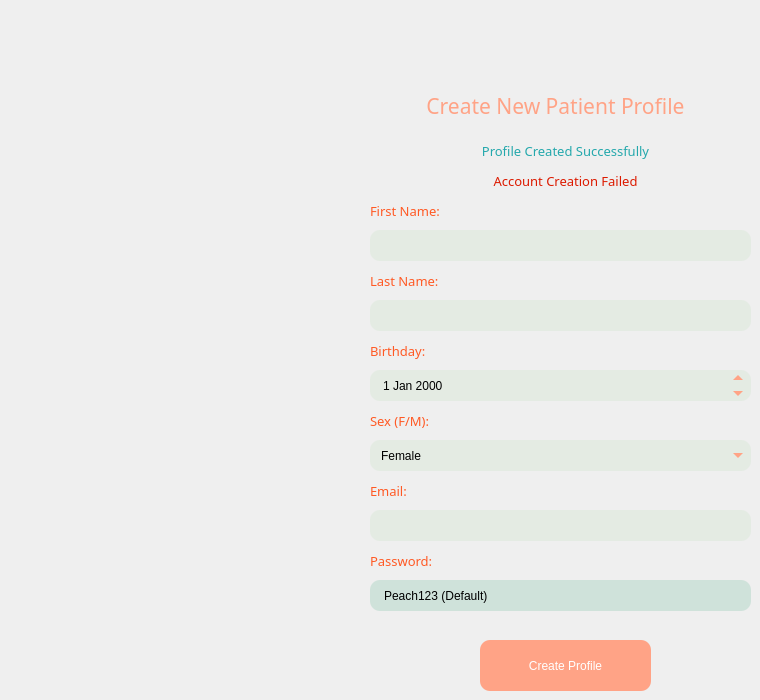
       <widget class="QWidget" name="add_pg">
        <widget class="QLineEdit" name="lastname_patient">
         <property name="geometry">
          <rect>
           <x>370</x>
           <y>300</y>
           <width>381</width>
           <height>31</height>
          </rect>
         </property>
         <property name="styleSheet">
          <string notr="true">background-color: rgb(228, 235, 227);
border-radius: 10px;
font: 57 9pt &quot;Montserrat Medium&quot;;
padding-left: 11px;</string>
         </property>
        </widget>
        <widget class="QLabel" name="label_6">
         <property name="geometry">
          <rect>
           <x>370</x>
           <y>200</y>
           <width>121</width>
           <height>21</height>
          </rect>
         </property>
         <property name="font">
          <font>
           <family>Montserrat SemiBold</family>
           <pointsize>10</pointsize>
           <weight>10</weight>
           <italic>false</italic>
           <bold>false</bold>
          </font>
         </property>
         <property name="styleSheet">
          <string notr="true">color: rgb(255, 89, 36);
font: 81 10pt &quot;Montserrat SemiBold&quot;;</string>
         </property>
         <property name="text">
          <string>First Name:</string>
         </property>
        </widget>
        <widget class="QLabel" name="label_7">
         <property name="geometry">
          <rect>
           <x>370</x>
           <y>480</y>
           <width>121</width>
           <height>21</height>
          </rect>
         </property>
         <property name="font">
          <font>
           <family>Montserrat SemiBold</family>
           <pointsize>10</pointsize>
           <weight>10</weight>
           <italic>false</italic>
           <bold>false</bold>
          </font>
         </property>
         <property name="styleSheet">
          <string notr="true">color: rgb(255, 89, 36);
font: 81 10pt &quot;Montserrat SemiBold&quot;;</string>
         </property>
         <property name="text">
          <string>Email:</string>
         </property>
        </widget>
        <widget class="QLineEdit" name="firstname_patient">
         <property name="geometry">
          <rect>
           <x>370</x>
           <y>230</y>
           <width>381</width>
           <height>31</height>
          </rect>
         </property>
         <property name="styleSheet">
          <string notr="true">background-color: rgb(228, 235, 227);
border-radius: 10px;
font: 57 9pt &quot;Montserrat Medium&quot;;
padding-left: 11px;</string>
         </property>
        </widget>
        <widget class="QLabel" name="label_3">
         <property name="geometry">
          <rect>
           <x>370</x>
           <y>550</y>
           <width>121</width>
           <height>21</height>
          </rect>
         </property>
         <property name="font">
          <font>
           <family>Montserrat SemiBold</family>
           <pointsize>10</pointsize>
           <weight>10</weight>
           <italic>false</italic>
           <bold>false</bold>
          </font>
         </property>
         <property name="styleSheet">
          <string notr="true">color: rgb(255, 89, 36);
font: 81 10pt &quot;Montserrat SemiBold&quot;;</string>
         </property>
         <property name="text">
          <string>Password:</string>
         </property>
        </widget>
        <widget class="QLineEdit" name="email_patient">
         <property name="geometry">
          <rect>
           <x>370</x>
           <y>510</y>
           <width>381</width>
           <height>31</height>
          </rect>
         </property>
         <property name="styleSheet">
          <string notr="true">background-color: rgb(228, 235, 227);
border-radius: 10px;
font: 57 9pt &quot;Montserrat Medium&quot;;
padding-left: 11px;</string>
         </property>
        </widget>
        <widget class="QLabel" name="label_8">
         <property name="geometry">
          <rect>
           <x>370</x>
           <y>340</y>
           <width>221</width>
           <height>21</height>
          </rect>
         </property>
         <property name="font">
          <font>
           <family>Montserrat SemiBold</family>
           <pointsize>10</pointsize>
           <weight>10</weight>
           <italic>false</italic>
           <bold>false</bold>
          </font>
         </property>
         <property name="styleSheet">
          <string notr="true">color: rgb(255, 89, 36);
font: 81 10pt &quot;Montserrat SemiBold&quot;;</string>
         </property>
         <property name="text">
          <string>Birthday:</string>
         </property>
        </widget>
        <widget class="QLabel" name="label_5">
         <property name="geometry">
          <rect>
           <x>370</x>
           <y>270</y>
           <width>121</width>
           <height>21</height>
          </rect>
         </property>
         <property name="font">
          <font>
           <family>Montserrat SemiBold</family>
           <pointsize>10</pointsize>
           <weight>10</weight>
           <italic>false</italic>
           <bold>false</bold>
          </font>
         </property>
         <property name="styleSheet">
          <string notr="true">color: rgb(255, 89, 36);
font: 81 10pt &quot;Montserrat SemiBold&quot;;</string>
         </property>
         <property name="text">
          <string>Last Name:</string>
         </property>
        </widget>
        <widget class="QPushButton" name="createprofile">
         <property name="geometry">
          <rect>
           <x>480</x>
           <y>640</y>
           <width>171</width>
           <height>51</height>
          </rect>
         </property>
         <property name="styleSheet">
          <string notr="true">background-color: rgb(255, 163, 134);
color: rgb(255, 255, 255);
border-radius: 10px;
font: 57 10pt &quot;Montserrat ExtraBold&quot;;</string>
         </property>
         <property name="text">
          <string>Create Profile</string>
         </property>
        </widget>
        <widget class="QLabel" name="Title">
         <property name="geometry">
          <rect>
           <x>360</x>
           <y>70</y>
           <width>391</width>
           <height>71</height>
          </rect>
         </property>
         <property name="font">
          <font>
           <family>Montserrat SemiBold</family>
           <pointsize>16</pointsize>
           <weight>7</weight>
           <italic>false</italic>
           <bold>false</bold>
          </font>
         </property>
         <property name="styleSheet">
          <string notr="true">color: rgb(255, 163, 134);
font: 63 16pt &quot;Montserrat SemiBold&quot;;</string>
         </property>
         <property name="text">
          <string>Create New Patient Profile</string>
         </property>
         <property name="alignment">
          <set>Qt::AlignCenter</set>
         </property>
        </widget>
        <widget class="QLabel" name="label_15">
         <property name="geometry">
          <rect>
           <x>370</x>
           <y>410</y>
           <width>161</width>
           <height>21</height>
          </rect>
         </property>
         <property name="font">
          <font>
           <family>Montserrat SemiBold</family>
           <pointsize>10</pointsize>
           <weight>10</weight>
           <italic>false</italic>
           <bold>false</bold>
          </font>
         </property>
         <property name="styleSheet">
          <string notr="true">color: rgb(255, 89, 36);
font: 81 10pt &quot;Montserrat SemiBold&quot;;</string>
         </property>
         <property name="text">
          <string>Sex (F/M):</string>
         </property>
        </widget>
        <widget class="QLabel" name="profilesuccess">
         <property name="geometry">
          <rect>
           <x>420</x>
           <y>140</y>
           <width>291</width>
           <height>21</height>
          </rect>
         </property>
         <property name="font">
          <font>
           <family>Montserrat SemiBold</family>
           <pointsize>10</pointsize>
           <weight>7</weight>
           <italic>false</italic>
           <bold>false</bold>
          </font>
         </property>
         <property name="styleSheet">
          <string notr="true">font: 57 10pt &quot;Montserrat SemiBold&quot;;
color: rgb(36, 168, 172);</string>
         </property>
         <property name="text">
          <string>Profile Created Successfully</string>
         </property>
         <property name="alignment">
          <set>Qt::AlignCenter</set>
         </property>
        </widget>
        <widget class="QDateEdit" name="birthday">
         <property name="geometry">
          <rect>
           <x>370</x>
           <y>370</y>
           <width>381</width>
           <height>31</height>
          </rect>
         </property>
         <property name="styleSheet">
          <string notr="true">
QDateEdit {
	background-color: rgb(228, 235, 227);
	border-radius: 10px;
	font: 57 9pt &quot;Montserrat Medium&quot;;
	padding-left: 11px;
	border: none;
}

QDateEdit::up-button, QDateEdit::down-button {
    border: none;
	width: 25px
}

QDateEdit::up-button {
    subcontrol-position: top right;
	
}

QDateEdit::down-button {
    subcontrol-position: bottom right;
	
}

QDateEdit::up-arrow, QDateEdit::down-arrow {
    border: 5px solid rgba(255, 255, 255, 0);
    width: 0;
    height: 0;

}

QDateEdit::up-arrow {
    border-top: none;
    border-bottom-color: rgb(255, 163, 134);
	
}

QDateEdit::down-arrow {
    border-bottom: none;
    border-top-color: rgb(255, 163, 134);
}

/* Hover effect */
QDateEdit::up-button:hover, QDateEdit::down-button:hover {
    background-color: rgb(229, 226, 218); /* Change the background color on hover */
}

QDateEdit::up-button:hover {
    border-top-right-radius: 10px; /* Change the background color on hover */
}

QDateEdit::down-button:hover {
    border-bottom-right-radius: 10px; /* Change the background color on hover */
}


</string>
         </property>
        </widget>
        <widget class="QComboBox" name="sexdropdown">
         <property name="geometry">
          <rect>
           <x>370</x>
           <y>440</y>
           <width>381</width>
           <height>31</height>
          </rect>
         </property>
         <property name="styleSheet">
          <string notr="true">/* QComboBox */
QComboBox {
    background-color: rgb(228, 235, 227);
    border-radius: 10px;
    font: 57 9pt &quot;Montserrat Medium&quot;;
    padding-left: 11px;
    border: none;
}

QComboBox::drop-down {
    border: none;
    width: 25px;
    subcontrol-origin: padding;
    subcontrol-position: right;
}

QComboBox::down-arrow {
    border: 5px solid rgba(255, 255, 255, 0);
    width: 0;
    height: 0;
    border-bottom: none;
    border-top-color: rgb(255, 163, 134);
}

/* Hover effect */
QComboBox::drop-down:hover {
    background-color: rgb(229, 226, 218);
	border-top-right-radius: 10px;
	border-bottom-right-radius: 10px;
}
</string>
         </property>
         <item>
          <property name="text">
           <string>Female</string>
          </property>
         </item>
         <item>
          <property name="text">
           <string>Male</string>
          </property>
         </item>
        </widget>
        <widget class="QLabel" name="failed_patient">
         <property name="geometry">
          <rect>
           <x>420</x>
           <y>170</y>
           <width>291</width>
           <height>21</height>
          </rect>
         </property>
         <property name="font">
          <font>
           <family>Montserrat SemiBold</family>
           <pointsize>10</pointsize>
           <weight>7</weight>
           <italic>false</italic>
           <bold>false</bold>
          </font>
         </property>
         <property name="styleSheet">
          <string notr="true">font: 57 10pt &quot;Montserrat SemiBold&quot;;
color: rgb(220, 26, 0);</string>
         </property>
         <property name="text">
          <string>Account Creation Failed</string>
         </property>
         <property name="alignment">
          <set>Qt::AlignCenter</set>
         </property>
        </widget>
        <widget class="QLabel" name="label_2">
         <property name="geometry">
          <rect>
           <x>370</x>
           <y>580</y>
           <width>381</width>
           <height>31</height>
          </rect>
         </property>
         <property name="styleSheet">
          <string notr="true">background-color: rgb(207, 226, 218);
border-radius: 10px;
font: 57 9pt &quot;Montserrat Medium&quot;;
padding-left: 11px;</string>
         </property>
         <property name="text">
          <string>Peach123 (Default)</string>
         </property>
        </widget>
       </widget>
